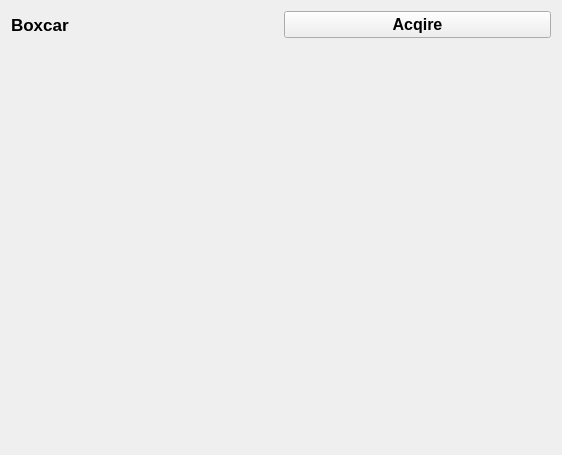
<?xml version="1.0" encoding="UTF-8"?>
<ui version="4.0">
 <class>BoxcarPreview</class>
 <widget class="QWidget" name="BoxcarPreview">
  <property name="geometry">
   <rect>
    <x>0</x>
    <y>0</y>
    <width>562</width>
    <height>451</height>
   </rect>
  </property>
  <property name="windowTitle">
   <string>Boxcar Preview</string>
  </property>
  <layout class="QGridLayout" name="gridLayout">
   <item row="0" column="0">
    <widget class="QLabel" name="label">
     <property name="font">
      <font>
       <pointsize>13</pointsize>
       <bold>true</bold>
      </font>
     </property>
     <property name="text">
      <string>Boxcar</string>
     </property>
    </widget>
   </item>
   <item row="0" column="1">
    <widget class="QPushButton" name="pushButton">
     <property name="font">
      <font>
       <pointsize>12</pointsize>
       <bold>true</bold>
      </font>
     </property>
     <property name="text">
      <string>Acqire</string>
     </property>
    </widget>
   </item>
   <item row="1" column="0" colspan="2">
    <widget class="QWidget" name="widget" native="true">
     <property name="sizePolicy">
      <sizepolicy hsizetype="Expanding" vsizetype="Expanding">
       <horstretch>0</horstretch>
       <verstretch>0</verstretch>
      </sizepolicy>
     </property>
     <property name="minimumSize">
      <size>
       <width>540</width>
       <height>400</height>
      </size>
     </property>
    </widget>
   </item>
  </layout>
 </widget>
 <resources/>
 <connections/>
</ui>
